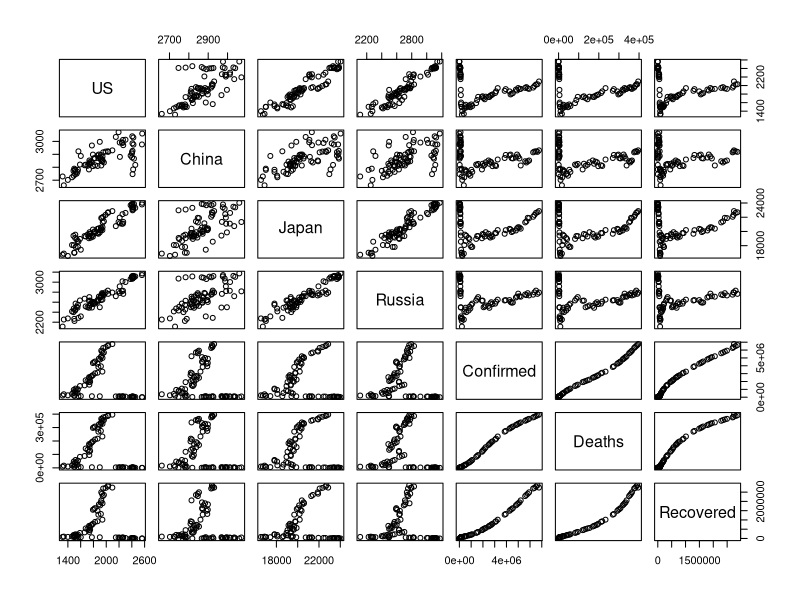

This chart was generated by the following R code:
#loading required R libraries 
library(ggplot2)
library(dplyr)
options(warn=-1)

#Load Covid Data
dfcovid <- read.csv(file = 'data/Covid19_6July/covid_19_data.csv', header = TRUE)
dfcovid <- subset(dfcovid, select =c(Date,Confirmed,Deaths,Recovered))
dfcovid <- dfcovid %>% group_by(Date) %>% summarise_all(sum)
head(dfcovid)

#Read Stock Indices of Various Contries
dfChina<-read.csv(file = 'data/StockIndices/000001.SS.csv', header = TRUE)
dfUS<-read.csv(file = 'data/StockIndices/XAX.csv', header = TRUE)
dfRussia<-read.csv(file = 'data/StockIndices/IMOEX.ME.csv', header = TRUE)
dfJapan<-read.csv(file = 'data/StockIndices/N225.csv', header = TRUE)

#Select the Date and Stock Index value
dfUS <- subset(dfUS, select =c(Date,Adj.Close))
colnames(dfUS)[2]<-"US"
dfChina <- subset(dfChina, select =c(Date,Adj.Close))
colnames(dfChina)[2]<-"China"
dfRussia <- subset(dfRussia, select =c(Date,Adj.Close))
colnames(dfRussia)[2]<-"Russia"
dfJapan <- subset(dfJapan, select =c(Date,Adj.Close))
colnames(dfJapan)[2]<-"Japan"

#Merge the dataset
merge1<-merge(dfUS,dfChina, by = c("Date"))
merge2<-merge(dfJapan,dfRussia, by = c("Date"))
dfstock<-merge(merge1,merge2, by = c("Date"))
#Display Stock Indices
head(dfstock)

#Stock Indices dataset with Covid Dataset
dfmerge<-merge(dfstock,dfcovid, by = c("Date"))
head(dfmerge)

#Scatter Plot between Stock Indices & Covid Dataset
pairs(dfmerge[2:8], pch = 21)

#Correlation Between Stock Indices & Covid Cases
dfcor <- subset(dfmerge, select =-c(Date))
round(cor(dfcor),2)